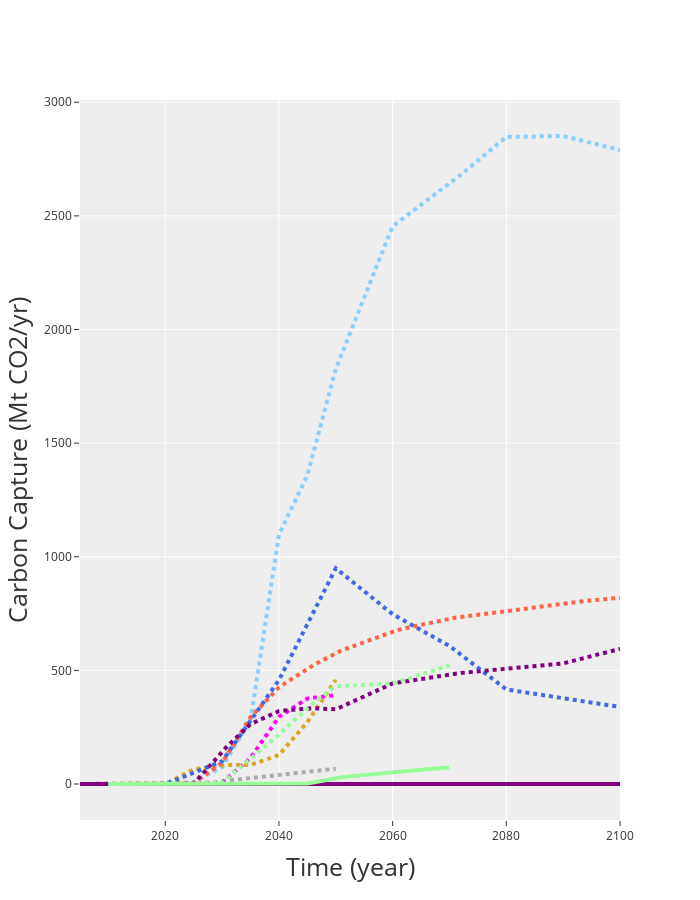

Notebook cell for this chart:
### Code cell
var_x = XR_i.Time
var_y = XR_i.Value.sel(Variable="Carbon Capture")

fig = make_subplots(rows=1, cols=1,
                horizontal_spacing = 0.08, vertical_spacing=0.12)
                                        
for m_i, m in enumerate(Models):
        fig.add_trace(go.Scatter(x=var_x,
                                y=var_y.sel(Model=m, Scenario="DIAG-Base"),
                                mode='lines',
                                showlegend=False, line_width=4,
                                name=Models_raw[m_i],
                                marker={"color": ModelCols[m_i],
                                        "size": 20,
                                        "line": {"color": "black", "width": 4}}
                                ), 1, 1)
        fig.add_trace(go.Scatter(x=var_x,
                                y=var_y.sel(Model=m, Scenario="DIAG-C400-lin"),
                                mode='lines',
                                showlegend=False, line_width=4,
                                name=Models_raw[m_i],
                                line=dict(dash='dot'),
                                marker={"color": ModelCols[m_i],
                                        "size": 20,
                                        "line": {"color": "black", "width": 4}}
                                ), 1, 1)

fig.update_xaxes(row=1, col=1, title="Time (year)", title_font_size=25)#, range=(7, 23))
fig.update_yaxes(row=1, col=1, title="Carbon Capture (Mt CO2/yr)", title_font_size=25)

fig.update_traces(textposition='top center')
fig.update_annotations(font_size=15)
fig.update_layout(legend=dict(x=0.05, y=1.05, orientation="h", font_size=15))
fig.update_layout(height=900, width=700)#autosize=True)
fig.update_layout(template="ggplot2")
fig.show()
fig_mit_cc = fig

### Figure 1 — Plotly figure (JSON) as saved in the notebook; plotly's stock layout.template omitted (floating-point values rounded to 4 significant figures)
{"data": [{"line": {"width": 4}, "marker": {"color": "lightskyblue", "line": {"color": "black", "width": 4}, "size": 20}, "mode": "lines", "name": "IMAGE", "showlegend": false, "textposition": "top center", "type": "scatter", "x": [2005, 2006, 2007, 2008, 2009, 2010, 2011, 2012, 2013, 2014, 2015, 2016, 2017, 2018, 2019, 2020, 2021, 2022, 2023, 2024, 2025, 2026, 2027, 2028, 2029, 2030, 2031, 2032, 2033, 2034, 2035, 2036, 2037, 2038, 2039, 2040, 2041, 2042, 2043, 2044, 2045, 2046, 2047, 2048, 2049, 2050, 2051, 2052, 2053, 2054, 2055, 2056, 2057, 2058, 2059, 2060, 2061, 2062, 2063, 2064, 2065, 2066, 2067, 2068, 2069, 2070, 2071, 2072, 2073, 2074, 2075, 2076, 2077, 2078, 2079, 2080, 2081, 2082, 2083, 2084, 2085, 2086, 2087, 2088, 2089, 2090, 2091, 2092, 2093, 2094, 2095, 2096, 2097, 2098, 2099, 2100], "xaxis": "x", "y": [0, 0, 0, 0, 0, 0, 0, 0, 0, 0, 0, 0, 0, 0, 0, 0, 0, 0, 0, 0, 0, 0, 0, 0, 0, 0, 0, 0, 0, 0, 0, 0, 0, 0, 0, 0, 0, 0, 0, 0, 0, 0, 0, 0, 0, 0, 0, 0, 0, 0, 0, 0, 0, 0, 0, 0, 0, 0, 0, 0, 0, 0, 0, 0, 0, 0, 0, 0, 0, 0, 0, 0, 0, 0, 0, 0, 0, 0, 0, 0, 0, 0, 0, 0, 0, 0, 0, 0, 0, 0, 0, 0, 0, 0, 0, 0], "yaxis": "y"}, {"line": {"dash": "dot", "width": 4}, "marker": {"color": "lightskyblue", "line": {"color": "black", "width": 4}, "size": 20}, "mode": "lines", "name": "IMAGE", "showlegend": false, "textposition": "top center", "type": "scatter", "x": [2005, 2006, 2007, 2008, 2009, 2010, 2011, 2012, 2013, 2014, 2015, 2016, 2017, 2018, 2019, 2020, 2021, 2022, 2023, 2024, 2025, 2026, 2027, 2028, 2029, 2030, 2031, 2032, 2033, 2034, 2035, 2036, 2037, 2038, 2039, 2040, 2041, 2042, 2043, 2044, 2045, 2046, 2047, 2048, 2049, 2050, 2051, 2052, 2053, 2054, 2055, 2056, 2057, 2058, 2059, 2060, 2061, 2062, 2063, 2064, 2065, 2066, 2067, 2068, 2069, 2070, 2071, 2072, 2073, 2074, 2075, 2076, 2077, 2078, 2079, 2080, 2081, 2082, 2083, 2084, 2085, 2086, 2087, 2088, 2089, 2090, 2091, 2092, 2093, 2094, 2095, 2096, 2097, 2098, 2099, 2100], "xaxis": "x", "y": [0, 0, 0, 0, 0, 0, 0, 0, 0, 0, 0, 0, 0, 0, 0, 0, 1.826, 3.652, 5.477, 7.303, 9.129, 22.14, 35.15, 48.16, 61.17, 74.18, 115.2, 156.3, 197.3, 238.4, 279.4, 442.9, 606.4, 769.9, 933.4, 1097.0, 1149.0, 1202.0, 1254.0, 1306.0, 1359.0, 1452.0, 1546.0, 1639.0, 1733.0, 1826.0, 1889.0, 1952.0, 2015.0, 2078.0, 2141.0, 2203.0, 2266.0, 2329.0, 2392.0, 2455.0, 2473.0, 2492.0, 2510.0, 2528.0, 2547.0, 2565.0, 2584.0, 2602.0, 2621.0, 2639.0, 2660.0, 2681.0, 2702.0, 2722.0, 2743.0, 2764.0, 2785.0, 2806.0, 2827.0, 2847.0, 2848.0, 2848.0, 2849.0, 2849.0, 2849.0, 2850.0, 2850.0, 2851.0, 2851.0, 2851.0, 2845.0, 2839.0, 2833.0, 2827.0, 2821.0, 2815.0, 2808.0, 2802.0, 2796.0, 2790.0], "yaxis": "y"}, {"line": {"width": 4}, "marker": {"color": "goldenrod", "line": {"color": "black", "width": 4}, "size": 20}, "mode": "lines", "name": "PROMETHEUS", "showlegend": false, "textposition": "top center", "type": "scatter", "x": [2005, 2006, 2007, 2008, 2009, 2010, 2011, 2012, 2013, 2014, 2015, 2016, 2017, 2018, 2019, 2020, 2021, 2022, 2023, 2024, 2025, 2026, 2027, 2028, 2029, 2030, 2031, 2032, 2033, 2034, 2035, 2036, 2037, 2038, 2039, 2040, 2041, 2042, 2043, 2044, 2045, 2046, 2047, 2048, 2049, 2050, 2051, 2052, 2053, 2054, 2055, 2056, 2057, 2058, 2059, 2060, 2061, 2062, 2063, 2064, 2065, 2066, 2067, 2068, 2069, 2070, 2071, 2072, 2073, 2074, 2075, 2076, 2077, 2078, 2079, 2080, 2081, 2082, 2083, 2084, 2085, 2086, 2087, 2088, 2089, 2090, 2091, 2092, 2093, 2094, 2095, 2096, 2097, 2098, 2099, 2100], "xaxis": "x", "y": [null, null, null, null, null, null, null, null, null, null, null, null, null, null, null, null, null, null, null, null, null, null, null, null, null, null, null, null, null, null, null, null, null, null, null, null, null, null, null, null, null, null, null, null, null, null, null, null, null, null, null, null, null, null, null, null, null, null, null, null, null, null, null, null, null, null, null, null, null, null, null, null, null, null, null, null, null, null, null, null, null, null, null, null, null, null, null, null, null, null, null, null, null, null, null, null], "yaxis": "y"}, {"line": {"dash": "dot", "width": 4}, "marker": {"color": "goldenrod", "line": {"color": "black", "width": 4}, "size": 20}, "mode": "lines", "name": "PROMETHEUS", "showlegend": false, "textposition": "top center", "type": "scatter", "x": [2005, 2006, 2007, 2008, 2009, 2010, 2011, 2012, 2013, 2014, 2015, 2016, 2017, 2018, 2019, 2020, 2021, 2022, 2023, 2024, 2025, 2026, 2027, 2028, 2029, 2030, 2031, 2032, 2033, 2034, 2035, 2036, 2037, 2038, 2039, 2040, 2041, 2042, 2043, 2044, 2045, 2046, 2047, 2048, 2049, 2050, 2051, 2052, 2053, 2054, 2055, 2056, 2057, 2058, 2059, 2060, 2061, 2062, 2063, 2064, 2065, 2066, 2067, 2068, 2069, 2070, 2071, 2072, 2073, 2074, 2075, 2076, 2077, 2078, 2079, 2080, 2081, 2082, 2083, 2084, 2085, 2086, 2087, 2088, 2089, 2090, 2091, 2092, 2093, 2094, 2095, 2096, 2097, 2098, 2099, 2100], "xaxis": "x", "y": [0, 0, 0, 0, 0, 0, 0, 0, 0, 0, 0, 0.004714, 0.009428, 0.01414, 0.01886, 0.02357, 12.97, 25.91, 38.86, 51.81, 64.75, 68.61, 72.47, 76.33, 80.2, 84.06, 84.0, 83.94, 83.88, 83.82, 83.76, 92.54, 101.3, 110.1, 118.9, 127.7, 156.6, 185.6, 214.5, 243.5, 272.4, 309.6, 346.8, 384.0, 421.1, 458.3, null, null, null, null, null, null, null, null, null, null, null, null, null, null, null, null, null, null, null, null, null, null, null, null, null, null, null, null, null, null, null, null, null, null, null, null, null, null, null, null, null, null, null, null, null, null, null, null, null, null], "yaxis": "y"}, {"line": {"width": 4}, "marker": {"color": "firebrick", "line": {"color": "black", "width": 4}, "size": 20}, "mode": "lines", "name": "OSeMBE", "showlegend": false, "textposition": "top center", "type": "scatter", "x": [2005, 2006, 2007, 2008, 2009, 2010, 2011, 2012, 2013, 2014, 2015, 2016, 2017, 2018, 2019, 2020, 2021, 2022, 2023, 2024, 2025, 2026, 2027, 2028, 2029, 2030, 2031, 2032, 2033, 2034, 2035, 2036, 2037, 2038, 2039, 2040, 2041, 2042, 2043, 2044, 2045, 2046, 2047, 2048, 2049, 2050, 2051, 2052, 2053, 2054, 2055, 2056, 2057, 2058, 2059, 2060, 2061, 2062, 2063, 2064, 2065, 2066, 2067, 2068, 2069, 2070, 2071, 2072, 2073, 2074, 2075, 2076, 2077, 2078, 2079, 2080, 2081, 2082, 2083, 2084, 2085, 2086, 2087, 2088, 2089, 2090, 2091, 2092, 2093, 2094, 2095, 2096, 2097, 2098, 2099, 2100], "xaxis": "x", "y": [null, null, null, null, null, null, null, null, null, null, null, null, null, null, null, null, null, null, null, null, null, null, null, null, null, null, null, null, null, null, null, null, null, null, null, null, null, null, null, null, null, null, null, null, null, null, null, null, null, null, null, null, null, null, null, null, null, null, null, null, null, null, null, null, null, null, null, null, null, null, null, null, null, null, null, null, null, null, null, null, null, null, null, null, null, null, null, null, null, null, null, null, null, null, null, null], "yaxis": "y"}, {"line": {"dash": "dot", "width": 4}, "marker": {"color": "firebrick", "line": {"color": "black", "width": 4}, "size": 20}, "mode": "lines", "name": "OSeMBE", "showlegend": false, "textposition": "top center", "type": "scatter", "x": [2005, 2006, 2007, 2008, 2009, 2010, 2011, 2012, 2013, 2014, 2015, 2016, 2017, 2018, 2019, 2020, 2021, 2022, 2023, 2024, 2025, 2026, 2027, 2028, 2029, 2030, 2031, 2032, 2033, 2034, 2035, 2036, 2037, 2038, 2039, 2040, 2041, 2042, 2043, 2044, 2045, 2046, 2047, 2048, 2049, 2050, 2051, 2052, 2053, 2054, 2055, 2056, 2057, 2058, 2059, 2060, 2061, 2062, 2063, 2064, 2065, 2066, 2067, 2068, 2069, 2070, 2071, 2072, 2073, 2074, 2075, 2076, 2077, 2078, 2079, 2080, 2081, 2082, 2083, 2084, 2085, 2086, 2087, 2088, 2089, 2090, 2091, 2092, 2093, 2094, 2095, 2096, 2097, 2098, 2099, 2100], "xaxis": "x", "y": [null, null, null, null, null, null, null, null, null, null, null, null, null, null, null, null, null, null, null, null, null, null, null, null, null, null, null, null, null, null, null, null, null, null, null, null, null, null, null, null, null, null, null, null, null, null, null, null, null, null, null, null, null, null, null, null, null, null, null, null, null, null, null, null, null, null, null, null, null, null, null, null, null, null, null, null, null, null, null, null, null, null, null, null, null, null, null, null, null, null, null, null, null, null, null, null], "yaxis": "y"}, {"line": {"width": 4}, "marker": {"color": "tomato", "line": {"color": "black", "width": 4}, "size": 20}, "mode": "lines", "name": "REMIND-MAgPIE", "showlegend": false, "textposition": "top center", "type": "scatter", "x": [2005, 2006, 2007, 2008, 2009, 2010, 2011, 2012, 2013, 2014, 2015, 2016, 2017, 2018, 2019, 2020, 2021, 2022, 2023, 2024, 2025, 2026, 2027, 2028, 2029, 2030, 2031, 2032, 2033, 2034, 2035, 2036, 2037, 2038, 2039, 2040, 2041, 2042, 2043, 2044, 2045, 2046, 2047, 2048, 2049, 2050, 2051, 2052, 2053, 2054, 2055, 2056, 2057, 2058, 2059, 2060, 2061, 2062, 2063, 2064, 2065, 2066, 2067, 2068, 2069, 2070, 2071, 2072, 2073, 2074, 2075, 2076, 2077, 2078, 2079, 2080, 2081, 2082, 2083, 2084, 2085, 2086, 2087, 2088, 2089, 2090, 2091, 2092, 2093, 2094, 2095, 2096, 2097, 2098, 2099, 2100], "xaxis": "x", "y": [0, 0, 0, 0, 0, 0, 0, 0, 0, 0, 0, 0, 0, 0, 0, 0, 0, 0, 0, 0, 0, 0, 0, 0, 0, 0, 0, 0, 0, 0, 0, 0, 0, 0, 0, 0, 0, 0, 0, 0, 0, 0, 0, 0, 0, 0, 0, 0, 0, 0, 0, 0, 0, 0, 0, 0, 0, 0, 0, 0, 0, 0, 0, 0, 0, 0, 0, 0, 0, 0, 0, 0, 0, 0, 0, 0, 0, 0, 0, 0, 0, 0, 0, 0, 0, 0, 0, 0, 0, 0, 0, 0, 0, 0, 0, 0], "yaxis": "y"}, {"line": {"dash": "dot", "width": 4}, "marker": {"color": "tomato", "line": {"color": "black", "width": 4}, "size": 20}, "mode": "lines", "name": "REMIND-MAgPIE", "showlegend": false, "textposition": "top center", "type": "scatter", "x": [2005, 2006, 2007, 2008, 2009, 2010, 2011, 2012, 2013, 2014, 2015, 2016, 2017, 2018, 2019, 2020, 2021, 2022, 2023, 2024, 2025, 2026, 2027, 2028, 2029, 2030, 2031, 2032, 2033, 2034, 2035, 2036, 2037, 2038, 2039, 2040, 2041, 2042, 2043, 2044, 2045, 2046, 2047, 2048, 2049, 2050, 2051, 2052, 2053, 2054, 2055, 2056, 2057, 2058, 2059, 2060, 2061, 2062, 2063, 2064, 2065, 2066, 2067, 2068, 2069, 2070, 2071, 2072, 2073, 2074, 2075, 2076, 2077, 2078, 2079, 2080, 2081, 2082, 2083, 2084, 2085, 2086, 2087, 2088, 2089, 2090, 2091, 2092, 2093, 2094, 2095, 2096, 2097, 2098, 2099, 2100], "xaxis": "x", "y": [0, 0, 0, 0, 0, 0, 0, 0, 0, 0, 0, 0.00022, 0.00044, 0.00066, 0.00088, 0.0011, 0.9161, 1.831, 2.746, 3.661, 4.576, 22.3, 40.02, 57.74, 75.46, 93.18, 133.4, 173.7, 214.0, 254.2, 294.5, 320.6, 346.7, 372.8, 398.8, 424.9, 441.6, 458.3, 475.0, 491.7, 508.4, 522.3, 536.2, 550.1, 564.0, 577.9, 587.4, 596.9, 606.4, 615.8, 625.3, 634.8, 644.3, 653.8, 663.3, 672.8, 678.4, 684.0, 689.6, 695.2, 700.9, 706.5, 712.1, 717.7, 723.3, 728.9, 731.8, 734.8, 737.7, 740.6, 743.5, 746.4, 749.3, 752.2, 755.1, 758.0, 761.8, 765.6, 769.4, 773.2, 776.9, 780.7, 784.5, 788.3, 792.0, 795.8, 798.2, 800.6, 802.9, 805.3, 807.7, 810.1, 812.4, 814.8, 817.2, 819.5], "yaxis": "y"}, {"line": {"width": 4}, "marker": {"color": "forestgreen", "line": {"color": "black", "width": 4}, "size": 20}, "mode": "lines", "name": "WITCH", "showlegend": false, "textposition": "top center", "type": "scatter", "x": [2005, 2006, 2007, 2008, 2009, 2010, 2011, 2012, 2013, 2014, 2015, 2016, 2017, 2018, 2019, 2020, 2021, 2022, 2023, 2024, 2025, 2026, 2027, 2028, 2029, 2030, 2031, 2032, 2033, 2034, 2035, 2036, 2037, 2038, 2039, 2040, 2041, 2042, 2043, 2044, 2045, 2046, 2047, 2048, 2049, 2050, 2051, 2052, 2053, 2054, 2055, 2056, 2057, 2058, 2059, 2060, 2061, 2062, 2063, 2064, 2065, 2066, 2067, 2068, 2069, 2070, 2071, 2072, 2073, 2074, 2075, 2076, 2077, 2078, 2079, 2080, 2081, 2082, 2083, 2084, 2085, 2086, 2087, 2088, 2089, 2090, 2091, 2092, 2093, 2094, 2095, 2096, 2097, 2098, 2099, 2100], "xaxis": "x", "y": [null, null, null, null, null, null, null, null, null, null, null, null, null, null, null, null, null, null, null, null, null, null, null, null, null, null, null, null, null, null, null, null, null, null, null, null, null, null, null, null, null, null, null, null, null, null, null, null, null, null, null, null, null, null, null, null, null, null, null, null, null, null, null, null, null, null, null, null, null, null, null, null, null, null, null, null, null, null, null, null, null, null, null, null, null, null, null, null, null, null, null, null, null, null, null, null], "yaxis": "y"}, {"line": {"dash": "dot", "width": 4}, "marker": {"color": "forestgreen", "line": {"color": "black", "width": 4}, "size": 20}, "mode": "lines", "name": "WITCH", "showlegend": false, "textposition": "top center", "type": "scatter", "x": [2005, 2006, 2007, 2008, 2009, 2010, 2011, 2012, 2013, 2014, 2015, 2016, 2017, 2018, 2019, 2020, 2021, 2022, 2023, 2024, 2025, 2026, 2027, 2028, 2029, 2030, 2031, 2032, 2033, 2034, 2035, 2036, 2037, 2038, 2039, 2040, 2041, 2042, 2043, 2044, 2045, 2046, 2047, 2048, 2049, 2050, 2051, 2052, 2053, 2054, 2055, 2056, 2057, 2058, 2059, 2060, 2061, 2062, 2063, 2064, 2065, 2066, 2067, 2068, 2069, 2070, 2071, 2072, 2073, 2074, 2075, 2076, 2077, 2078, 2079, 2080, 2081, 2082, 2083, 2084, 2085, 2086, 2087, 2088, 2089, 2090, 2091, 2092, 2093, 2094, 2095, 2096, 2097, 2098, 2099, 2100], "xaxis": "x", "y": [null, null, null, null, null, null, null, null, null, null, null, null, null, null, null, null, null, null, null, null, null, null, null, null, null, null, null, null, null, null, null, null, null, null, null, null, null, null, null, null, null, null, null, null, null, null, null, null, null, null, null, null, null, null, null, null, null, null, null, null, null, null, null, null, null, null, null, null, null, null, null, null, null, null, null, null, null, null, null, null, null, null, null, null, null, null, null, null, null, null, null, null, null, null, null, null], "yaxis": "y"}, {"line": {"width": 4}, "marker": {"color": "darkgrey", "line": {"color": "black", "width": 4}, "size": 20}, "mode": "lines", "name": "Euro-Calliope", "showlegend": false, "textposition": "top center", "type": "scatter", "x": [2005, 2006, 2007, 2008, 2009, 2010, 2011, 2012, 2013, 2014, 2015, 2016, 2017, 2018, 2019, 2020, 2021, 2022, 2023, 2024, 2025, 2026, 2027, 2028, 2029, 2030, 2031, 2032, 2033, 2034, 2035, 2036, 2037, 2038, 2039, 2040, 2041, 2042, 2043, 2044, 2045, 2046, 2047, 2048, 2049, 2050, 2051, 2052, 2053, 2054, 2055, 2056, 2057, 2058, 2059, 2060, 2061, 2062, 2063, 2064, 2065, 2066, 2067, 2068, 2069, 2070, 2071, 2072, 2073, 2074, 2075, 2076, 2077, 2078, 2079, 2080, 2081, 2082, 2083, 2084, 2085, 2086, 2087, 2088, 2089, 2090, 2091, 2092, 2093, 2094, 2095, 2096, 2097, 2098, 2099, 2100], "xaxis": "x", "y": [null, null, null, null, null, null, null, null, null, null, null, null, null, null, null, null, null, null, null, null, null, null, null, null, null, 0.001826, 0.001825, 0.001825, 0.001824, 0.001824, 0.001823, 0.001823, 0.001822, 0.001822, 0.001821, 0.001821, 0.00182, 0.00182, 0.001819, 0.001819, 0.001818, 0.001818, 0.001817, 0.001817, 0.001816, 0.001816, null, null, null, null, null, null, null, null, null, null, null, null, null, null, null, null, null, null, null, null, null, null, null, null, null, null, null, null, null, null, null, null, null, null, null, null, null, null, null, null, null, null, null, null, null, null, null, null, null, null], "yaxis": "y"}, {"line": {"dash": "dot", "width": 4}, "marker": {"color": "darkgrey", "line": {"color": "black", "width": 4}, "size": 20}, "mode": "lines", "name": "Euro-Calliope", "showlegend": false, "textposition": "top center", "type": "scatter", "x": [2005, 2006, 2007, 2008, 2009, 2010, 2011, 2012, 2013, 2014, 2015, 2016, 2017, 2018, 2019, 2020, 2021, 2022, 2023, 2024, 2025, 2026, 2027, 2028, 2029, 2030, 2031, 2032, 2033, 2034, 2035, 2036, 2037, 2038, 2039, 2040, 2041, 2042, 2043, 2044, 2045, 2046, 2047, 2048, 2049, 2050, 2051, 2052, 2053, 2054, 2055, 2056, 2057, 2058, 2059, 2060, 2061, 2062, 2063, 2064, 2065, 2066, 2067, 2068, 2069, 2070, 2071, 2072, 2073, 2074, 2075, 2076, 2077, 2078, 2079, 2080, 2081, 2082, 2083, 2084, 2085, 2086, 2087, 2088, 2089, 2090, 2091, 2092, 2093, 2094, 2095, 2096, 2097, 2098, 2099, 2100], "xaxis": "x", "y": [null, null, null, null, null, null, null, null, null, null, null, null, null, null, null, null, null, null, null, null, null, null, null, null, null, 12.34, 15.1, 17.85, 20.61, 23.36, 26.11, 28.87, 31.62, 34.38, 37.13, 39.88, 42.64, 45.39, 48.15, 50.9, 53.65, 56.41, 59.16, 61.91, 64.67, 67.42, null, null, null, null, null, null, null, null, null, null, null, null, null, null, null, null, null, null, null, null, null, null, null, null, null, null, null, null, null, null, null, null, null, null, null, null, null, null, null, null, null, null, null, null, null, null, null, null, null, null], "yaxis": "y"}, {"line": {"width": 4}, "marker": {"color": "magenta", "line": {"color": "black", "width": 4}, "size": 20}, "mode": "lines", "name": "MEESA", "showlegend": false, "textposition": "top center", "type": "scatter", "x": [2005, 2006, 2007, 2008, 2009, 2010, 2011, 2012, 2013, 2014, 2015, 2016, 2017, 2018, 2019, 2020, 2021, 2022, 2023, 2024, 2025, 2026, 2027, 2028, 2029, 2030, 2031, 2032, 2033, 2034, 2035, 2036, 2037, 2038, 2039, 2040, 2041, 2042, 2043, 2044, 2045, 2046, 2047, 2048, 2049, 2050, 2051, 2052, 2053, 2054, 2055, 2056, 2057, 2058, 2059, 2060, 2061, 2062, 2063, 2064, 2065, 2066, 2067, 2068, 2069, 2070, 2071, 2072, 2073, 2074, 2075, 2076, 2077, 2078, 2079, 2080, 2081, 2082, 2083, 2084, 2085, 2086, 2087, 2088, 2089, 2090, 2091, 2092, 2093, 2094, 2095, 2096, 2097, 2098, 2099, 2100], "xaxis": "x", "y": [null, null, null, null, null, null, null, null, null, null, null, null, null, null, null, 0, 0, 0, 0, 0, 0, 0, 0, 0, 0, 0, 0.092, 0.184, 0.276, 0.368, 0.46, 0.576, 0.692, 0.808, 0.924, 1.04, 1.04, 1.04, 1.04, 1.04, 1.04, 0.892, 0.744, 0.596, 0.448, 0.3, null, null, null, null, null, null, null, null, null, null, null, null, null, null, null, null, null, null, null, null, null, null, null, null, null, null, null, null, null, null, null, null, null, null, null, null, null, null, null, null, null, null, null, null, null, null, null, null, null, null], "yaxis": "y"}, {"line": {"dash": "dot", "width": 4}, "marker": {"color": "magenta", "line": {"color": "black", "width": 4}, "size": 20}, "mode": "lines", "name": "MEESA", "showlegend": false, "textposition": "top center", "type": "scatter", "x": [2005, 2006, 2007, 2008, 2009, 2010, 2011, 2012, 2013, 2014, 2015, 2016, 2017, 2018, 2019, 2020, 2021, 2022, 2023, 2024, 2025, 2026, 2027, 2028, 2029, 2030, 2031, 2032, 2033, 2034, 2035, 2036, 2037, 2038, 2039, 2040, 2041, 2042, 2043, 2044, 2045, 2046, 2047, 2048, 2049, 2050, 2051, 2052, 2053, 2054, 2055, 2056, 2057, 2058, 2059, 2060, 2061, 2062, 2063, 2064, 2065, 2066, 2067, 2068, 2069, 2070, 2071, 2072, 2073, 2074, 2075, 2076, 2077, 2078, 2079, 2080, 2081, 2082, 2083, 2084, 2085, 2086, 2087, 2088, 2089, 2090, 2091, 2092, 2093, 2094, 2095, 2096, 2097, 2098, 2099, 2100], "xaxis": "x", "y": [null, null, null, null, null, null, null, null, null, null, null, null, null, null, null, 0.1, 0.798, 1.496, 2.194, 2.892, 3.59, 4.294, 4.998, 5.702, 6.406, 7.11, 28.48, 49.85, 71.22, 92.59, 114.0, 150.3, 186.6, 222.9, 259.2, 295.5, 311.6, 327.6, 343.7, 359.8, 375.9, 379.0, 382.1, 385.2, 388.3, 391.4, null, null, null, null, null, null, null, null, null, null, null, null, null, null, null, null, null, null, null, null, null, null, null, null, null, null, null, null, null, null, null, null, null, null, null, null, null, null, null, null, null, null, null, null, null, null, null, null, null, null], "yaxis": "y"}, {"line": {"width": 4}, "marker": {"color": "royalblue", "line": {"color": "black", "width": 4}, "size": 20}, "mode": "lines", "name": "TIAM-ECN", "showlegend": false, "textposition": "top center", "type": "scatter", "x": [2005, 2006, 2007, 2008, 2009, 2010, 2011, 2012, 2013, 2014, 2015, 2016, 2017, 2018, 2019, 2020, 2021, 2022, 2023, 2024, 2025, 2026, 2027, 2028, 2029, 2030, 2031, 2032, 2033, 2034, 2035, 2036, 2037, 2038, 2039, 2040, 2041, 2042, 2043, 2044, 2045, 2046, 2047, 2048, 2049, 2050, 2051, 2052, 2053, 2054, 2055, 2056, 2057, 2058, 2059, 2060, 2061, 2062, 2063, 2064, 2065, 2066, 2067, 2068, 2069, 2070, 2071, 2072, 2073, 2074, 2075, 2076, 2077, 2078, 2079, 2080, 2081, 2082, 2083, 2084, 2085, 2086, 2087, 2088, 2089, 2090, 2091, 2092, 2093, 2094, 2095, 2096, 2097, 2098, 2099, 2100], "xaxis": "x", "y": [0, 7.74e-08, 1.548e-07, 2.322e-07, 3.096e-07, 3.87e-07, 1.572e-05, 3.105e-05, 4.638e-05, 6.171e-05, 7.704e-05, 9.238e-05, 0.0001077, 0.000123, 0.0001384, 0.0001537, 0.0002306, 0.0003075, 0.0003844, 0.0004612, 0.0005381, 0.000615, 0.0006919, 0.0007688, 0.0008457, 0.0009225, 0.001061, 0.0012, 0.001338, 0.001477, 0.001615, 0.001754, 0.001893, 0.002031, 0.00217, 0.002308, 0.002549, 0.00279, 0.003031, 0.003272, 0.003513, 0.003754, 0.003995, 0.004236, 0.004476, 0.004717, 0.005051, 0.005385, 0.005719, 0.006052, 0.006386, 0.00672, 0.007054, 0.007387, 0.007721, 0.008055, 0.008521, 0.008988, 0.009454, 0.00992, 0.01039, 0.01085, 0.01132, 0.01179, 0.01225, 0.01272, 0.01338, 0.01405, 0.01472, 0.01538, 0.01605, 0.01671, 0.01738, 0.01805, 0.01871, 0.01938, 0.02021, 0.02104, 0.02187, 0.02271, 0.02354, 0.02437, 0.0252, 0.02603, 0.02687, 0.0277, 0.02879, 0.02989, 0.03098, 0.03208, 0.03317, 0.03427, 0.03536, 0.03645, 0.03755, 0.03864], "yaxis": "y"}, {"line": {"dash": "dot", "width": 4}, "marker": {"color": "royalblue", "line": {"color": "black", "width": 4}, "size": 20}, "mode": "lines", "name": "TIAM-ECN", "showlegend": false, "textposition": "top center", "type": "scatter", "x": [2005, 2006, 2007, 2008, 2009, 2010, 2011, 2012, 2013, 2014, 2015, 2016, 2017, 2018, 2019, 2020, 2021, 2022, 2023, 2024, 2025, 2026, 2027, 2028, 2029, 2030, 2031, 2032, 2033, 2034, 2035, 2036, 2037, 2038, 2039, 2040, 2041, 2042, 2043, 2044, 2045, 2046, 2047, 2048, 2049, 2050, 2051, 2052, 2053, 2054, 2055, 2056, 2057, 2058, 2059, 2060, 2061, 2062, 2063, 2064, 2065, 2066, 2067, 2068, 2069, 2070, 2071, 2072, 2073, 2074, 2075, 2076, 2077, 2078, 2079, 2080, 2081, 2082, 2083, 2084, 2085, 2086, 2087, 2088, 2089, 2090, 2091, 2092, 2093, 2094, 2095, 2096, 2097, 2098, 2099, 2100], "xaxis": "x", "y": [0, 7.74e-08, 1.548e-07, 2.322e-07, 3.096e-07, 3.87e-07, 1.572e-05, 3.105e-05, 4.638e-05, 6.171e-05, 7.704e-05, 9.238e-05, 0.0001077, 0.000123, 0.0001384, 0.0001537, 10.0, 20.0, 30.0, 40.0, 50.0, 60.0, 70.0, 80.0, 90.0, 100.0, 135.7, 171.4, 207.1, 242.8, 278.5, 314.2, 349.9, 385.6, 421.3, 457.0, 506.2, 555.5, 604.7, 654.0, 703.2, 752.4, 801.7, 850.9, 900.2, 949.4, 929.2, 908.9, 888.7, 868.4, 848.2, 828.0, 807.7, 787.5, 767.2, 747.0, 733.0, 719.1, 705.1, 691.2, 677.3, 663.3, 649.4, 635.4, 621.5, 607.5, 588.4, 569.3, 550.1, 531.0, 511.9, 492.8, 473.7, 454.5, 435.4, 416.3, 412.2, 408.1, 404.0, 399.9, 395.8, 391.6, 387.5, 383.4, 379.3, 375.2, 371.6, 368.1, 364.5, 361.0, 357.4, 353.8, 350.3, 346.7, 343.1, 339.6], "yaxis": "y"}, {"line": {"width": 4}, "marker": {"color": "purple", "line": {"color": "black", "width": 4}, "size": 20}, "mode": "lines", "name": "MESSAGE", "showlegend": false, "textposition": "top center", "type": "scatter", "x": [2005, 2006, 2007, 2008, 2009, 2010, 2011, 2012, 2013, 2014, 2015, 2016, 2017, 2018, 2019, 2020, 2021, 2022, 2023, 2024, 2025, 2026, 2027, 2028, 2029, 2030, 2031, 2032, 2033, 2034, 2035, 2036, 2037, 2038, 2039, 2040, 2041, 2042, 2043, 2044, 2045, 2046, 2047, 2048, 2049, 2050, 2051, 2052, 2053, 2054, 2055, 2056, 2057, 2058, 2059, 2060, 2061, 2062, 2063, 2064, 2065, 2066, 2067, 2068, 2069, 2070, 2071, 2072, 2073, 2074, 2075, 2076, 2077, 2078, 2079, 2080, 2081, 2082, 2083, 2084, 2085, 2086, 2087, 2088, 2089, 2090, 2091, 2092, 2093, 2094, 2095, 2096, 2097, 2098, 2099, 2100], "xaxis": "x", "y": [0, 0, 0, 0, 0, 0, 0, 0, 0, 0, 0, 0, 0, 0, 0, 0, 0, 0, 0, 0, 0, 0, 0, 0, 0, 0, 0, 0, 0, 0, 0, 0, 0, 0, 0, 0, 0, 0, 0, 0, 0, 0, 0, 0, 0, 0, 0, 0, 0, 0, 0, 0, 0, 0, 0, 0, 0, 0, 0, 0, 0, 0, 0, 0, 0, 0, 0, 0, 0, 0, 0, 0, 0, 0, 0, 0, 0, 0, 0, 0, 0, 0, 0, 0, 0, 0, 0, 0, 0, 0, 0, 0, 0, 0, 0, 0], "yaxis": "y"}, {"line": {"dash": "dot", "width": 4}, "marker": {"color": "purple", "line": {"color": "black", "width": 4}, "size": 20}, "mode": "lines", "name": "MESSAGE", "showlegend": false, "textposition": "top center", "type": "scatter", "x": [2005, 2006, 2007, 2008, 2009, 2010, 2011, 2012, 2013, 2014, 2015, 2016, 2017, 2018, 2019, 2020, 2021, 2022, 2023, 2024, 2025, 2026, 2027, 2028, 2029, 2030, 2031, 2032, 2033, 2034, 2035, 2036, 2037, 2038, 2039, 2040, 2041, 2042, 2043, 2044, 2045, 2046, 2047, 2048, 2049, 2050, 2051, 2052, 2053, 2054, 2055, 2056, 2057, 2058, 2059, 2060, 2061, 2062, 2063, 2064, 2065, 2066, 2067, 2068, 2069, 2070, 2071, 2072, 2073, 2074, 2075, 2076, 2077, 2078, 2079, 2080, 2081, 2082, 2083, 2084, 2085, 2086, 2087, 2088, 2089, 2090, 2091, 2092, 2093, 2094, 2095, 2096, 2097, 2098, 2099, 2100], "xaxis": "x", "y": [0, 0, 0, 0, 0, 0, 0, 0, 0, 0, 0, 0, 0, 0, 0, 0, 0, 0, 0, 0, 0, 28.99, 57.98, 86.97, 116.0, 145.0, 168.7, 192.4, 216.2, 239.9, 263.6, 275.1, 286.5, 297.9, 309.3, 320.8, 323.6, 326.4, 329.3, 332.1, 335.0, 333.7, 332.4, 331.1, 329.9, 328.6, 340.0, 351.4, 362.8, 374.2, 385.5, 396.9, 408.3, 419.7, 431.1, 442.5, 446.7, 450.8, 454.9, 459.1, 463.2, 467.3, 471.5, 475.6, 479.8, 483.9, 486.2, 488.5, 490.8, 493.1, 495.4, 497.7, 500.0, 502.3, 504.6, 506.9, 509.3, 511.7, 514.1, 516.5, 518.8, 521.2, 523.6, 526.0, 528.4, 530.8, 537.2, 543.5, 549.9, 556.3, 562.7, 569.1, 575.5, 581.8, 588.2, 594.6], "yaxis": "y"}, {"line": {"width": 4}, "marker": {"color": "palegreen", "line": {"color": "black", "width": 4}, "size": 20}, "mode": "lines", "name": "PRIMES", "showlegend": false, "textposition": "top center", "type": "scatter", "x": [2005, 2006, 2007, 2008, 2009, 2010, 2011, 2012, 2013, 2014, 2015, 2016, 2017, 2018, 2019, 2020, 2021, 2022, 2023, 2024, 2025, 2026, 2027, 2028, 2029, 2030, 2031, 2032, 2033, 2034, 2035, 2036, 2037, 2038, 2039, 2040, 2041, 2042, 2043, 2044, 2045, 2046, 2047, 2048, 2049, 2050, 2051, 2052, 2053, 2054, 2055, 2056, 2057, 2058, 2059, 2060, 2061, 2062, 2063, 2064, 2065, 2066, 2067, 2068, 2069, 2070, 2071, 2072, 2073, 2074, 2075, 2076, 2077, 2078, 2079, 2080, 2081, 2082, 2083, 2084, 2085, 2086, 2087, 2088, 2089, 2090, 2091, 2092, 2093, 2094, 2095, 2096, 2097, 2098, 2099, 2100], "xaxis": "x", "y": [null, null, null, null, null, 0, 0, 0, 0, 0, 0, 0, 0, 0, 0, 0, 0, 0, 0, 0, 0, 0, 0, 0, 0, 0, 0, 0, 0, 0, 0, 0.3476, 0.6952, 1.043, 1.39, 1.738, 1.757, 1.776, 1.795, 1.814, 1.833, 6.936, 12.04, 17.14, 22.24, 27.35, 29.92, 32.49, 35.07, 37.64, 40.22, 42.79, 45.37, 47.94, 50.52, 53.09, 55.04, 56.99, 58.94, 60.89, 62.84, 64.79, 66.74, 68.69, 70.64, 72.59, null, null, null, null, null, null, null, null, null, null, null, null, null, null, null, null, null, null, null, null, null, null, null, null, null, null, null, null, null, null], "yaxis": "y"}, {"line": {"dash": "dot", "width": 4}, "marker": {"color": "palegreen", "line": {"color": "black", "width": 4}, "size": 20}, "mode": "lines", "name": "PRIMES", "showlegend": false, "textposition": "top center", "type": "scatter", "x": [2005, 2006, 2007, 2008, 2009, 2010, 2011, 2012, 2013, 2014, 2015, 2016, 2017, 2018, 2019, 2020, 2021, 2022, 2023, 2024, 2025, 2026, 2027, 2028, 2029, 2030, 2031, 2032, 2033, 2034, 2035, 2036, 2037, 2038, 2039, 2040, 2041, 2042, 2043, 2044, 2045, 2046, 2047, 2048, 2049, 2050, 2051, 2052, 2053, 2054, 2055, 2056, 2057, 2058, 2059, 2060, 2061, 2062, 2063, 2064, 2065, 2066, 2067, 2068, 2069, 2070, 2071, 2072, 2073, 2074, 2075, 2076, 2077, 2078, 2079, 2080, 2081, 2082, 2083, 2084, 2085, 2086, 2087, 2088, 2089, 2090, 2091, 2092, 2093, 2094, 2095, 2096, 2097, 2098, 2099, 2100], "xaxis": "x", "y": [null, null, null, null, null, 0, 0, 0, 0, 0, 0, 0, 0, 0, 0, 0, 0.2331, 0.4662, 0.6993, 0.9324, 1.166, 2.238, 3.311, 4.383, 5.456, 6.528, 27.24, 47.94, 68.65, 89.36, 110.1, 131.3, 152.5, 173.8, 195.0, 216.2, 240.6, 265.0, 289.4, 313.7, 338.1, 356.5, 374.9, 393.3, 411.6, 430.0, 431.3, 432.5, 433.7, 434.9, 436.2, 437.4, 438.6, 439.9, 441.1, 442.3, 450.3, 458.2, 466.2, 474.2, 482.1, 490.1, 498.0, 506.0, 514.0, 521.9, null, null, null, null, null, null, null, null, null, null, null, null, null, null, null, null, null, null, null, null, null, null, null, null, null, null, null, null, null, null], "yaxis": "y"}], "layout": {"height": 900, "legend": {"font": {"size": 15}, "orientation": "h", "x": 0.05, "y": 1.05}, "width": 700, "xaxis": {"anchor": "y", "domain": [0, 1], "title": {"font": {"size": 25}, "text": "Time (year)"}}, "yaxis": {"anchor": "x", "domain": [0, 1], "title": {"font": {"size": 25}, "text": "Carbon Capture (Mt CO2/yr)"}}}}
